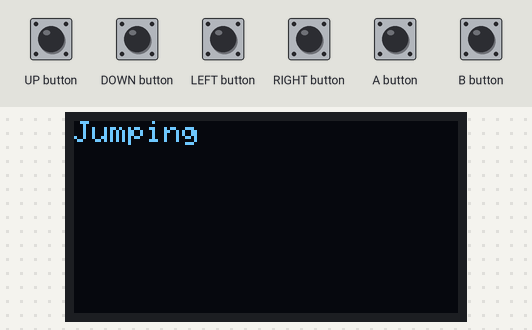
The sketch below on a simulated Arduboy, built with avr-gcc and run on an emulated ATmega32U4. Shown: 128×64 one-colour display. The inputs (shaded band) are chosen by the test bench.

Above: at 1.2 s.
1.3 s: A button pressed for 1 s
At 3.7 s:
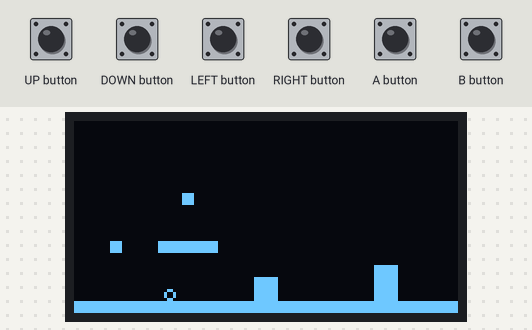
4.0 s: LEFT button pressed for 1 s
At 6.0 s:
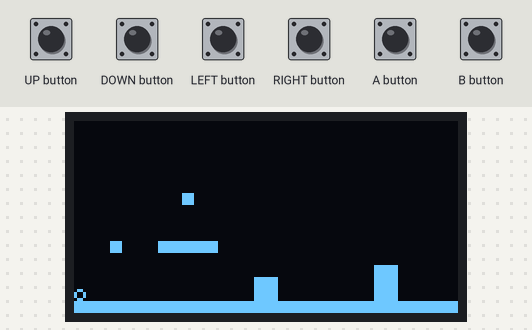
6.5 s: RIGHT button pressed for 0.15 s
At 7.3 s:
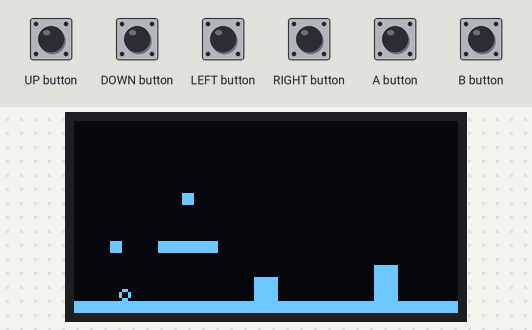
8.3 s: LEFT button pressed for 0.15 s
At 9.8 s:
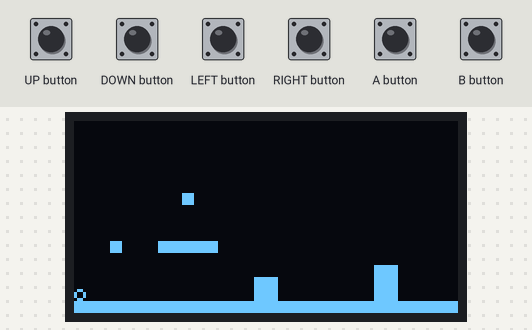
10.1 s: RIGHT button pressed for 1 s
At 10.56 s:
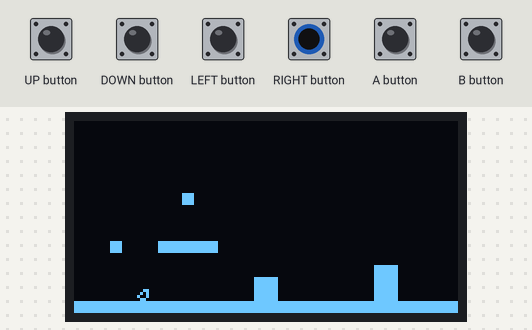
12.6 s: A button pressed for 0.15 s
At 13.06 s:
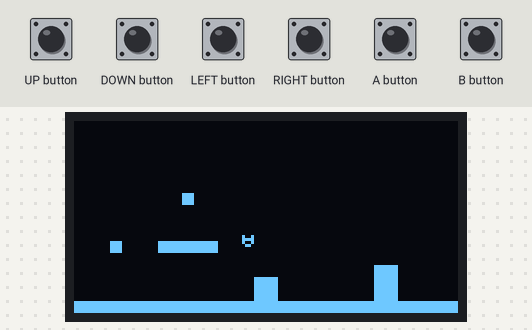
Timing chart, 0 to 15.4 s (numbered marks = the images above; inputs shaded):
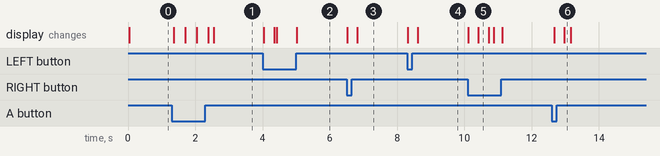

The sketch:

Jumping.ino
```cpp
#include <Arduboy2.h>
#include "maps.h"
#include "anims.h"
#include "movement.h"

void setup()
{
    // put your setup code here, to run once:
    arduboy.begin();
    arduboy.setFrameRate(FRAMERATE);
    level = &OneDashOne;
}

void loop()
{
    arduboy.pollButtons();

    if (!arduboy.nextFrame())
    {
        return;
    }
    arduboy.clear();

    switch (gamestate)
    {
    case TITLE_SCREEN:
        titleScreen();
        break;
    case LEVEL_SPLASH:
        levelSplash();
        break;
    case GAME_PLAY:
        gameplay();
        break;
    case GAME_OVER:
        gameOver();
        break;
    }
    arduboy.display();
}

void titleScreen()
{
    arduboy.print("Jumping");
    if (arduboy.pressed(A_BUTTON))
    {
        arduboy.initRandomSeed();
        gamestate = GAME_PLAY;
    }
}

void levelSplash()
{
    arduboy.print(levelNames[currentLevel]);
    if (framesLevelSplash >= MAX_FRAMES_LEVEL_SPLASH)
    {
        gamestate = GAME_PLAY;
        framesLevelSplash = 0;
        return;
    }
    framesLevelSplash++;
}

void gameplay()
{
    move();
    scroll();
    draw(scrollX);
}

void scroll()
{
    if (velocityX > 0 && playerX >= 64 && playerX + scrollX > 64 && scrollX - velocityX > -385)
    {
        scrollX -= velocityX;
    }
    else if (velocityX < 0 && playerX >= 18 && playerX + scrollX < 18 && scrollX - velocityX <= 0)
    {
        scrollX -= velocityX;
    }
}

void draw(int16_t scroll)
{
    drawBackground(scroll);
    drawPlayer(scroll);
}

void drawBackground(int16_t scroll)
{
    for (short y = 0; y < FIELD_HEIGHT; y++)
    {
        for (int16_t x = (0 - (divideByTileSize(scroll)) - 1); x < (divideByTileSize(WIDTH) + (divideByTileSize(-scroll)) + 1); x++)
        {
            arduboy.fillRect((int16_t)(x * TILE_SIZE + scrollX), y * TILE_SIZE, TILE_SIZE, TILE_SIZE, readFromLevel(x, y));
        }
    }
}

void drawPlayer(int16_t scroll)
{
    short frame = ANIM_IDLE;

    if (velocityY < 0)
    {
        frame = ANIM_UP;
    }
    else if (velocityY > 0)
    {
        frame = ANIM_DOWN;
    }
    else if (arduboy.pressed(RIGHT_BUTTON))
    {
        frame = ANIM_RIGHT;
    }
    else if (arduboy.pressed(LEFT_BUTTON))
    {
        frame = ANIM_LEFT;
    }

    Sprites::drawSelfMasked(playerX + scroll, playerY, blobAnim, frame);
}

void gameOver()
{
    arduboy.print("You lost");
    if (arduboy.justPressed(A_BUTTON))
    {
        gamestate = TITLE_SCREEN;
    }
}
```

anims.h
```cpp
const unsigned char PROGMEM blobAnim[] =
    {
        // width, height,
        4,
        4,
        0x06,
        0x09,
        0x09,
        0x06,
        0x07,
        0x09,
        0x0a,
        0x04,
        0x04,
        0x0a,
        0x09,
        0x07,
        0x0e,
        0x05,
        0x05,
        0x0e,
        0x07,
        0x0a,
        0x0a,
        0x07,
};
```

globals.h
```cpp
#include <Arduboy2.h>
#ifndef GLOBALS_H
#define GLOBALS_H
#define TILE_SIZE 4
#define FIELD_HEIGHT HEIGHT / TILE_SIZE
#define FIELD_WIDTH 128
#define TITLE_SCREEN 0
#define LEVEL_SPLASH 1
#define GAME_PLAY 2
#define GAME_OVER 3
#define MAX_X_SPEED 3
#define JUMP_SPEED -6
#define FRAMERATE 30
#define ANIM_IDLE 0
#define ANIM_RIGHT 2
#define ANIM_LEFT 1
#define ANIM_UP 3
#define ANIM_DOWN 4
#define MAX_FRAMES_LEVEL_SPLASH 100

Arduboy2 arduboy;

short gamestate = TITLE_SCREEN;
short velocityX = 0;
short velocityY = 0;
int16_t playerX = 30;
short playerY = 56;
int16_t scrollX = 0;
bool slowdown = true;
const float tileSizeMultiplier = 0.25f;
short framesLevelSplash = 0;
String levelNames[] = {"1-1"};
short currentLevel = 0;
const byte (*level)[16][32];
#endif
```

levelReading.h
```cpp
#include "globals.h"
#ifndef LEVELREADING_H
#define LEVELREADING_H
byte readTileBitsFromByte(byte toRead, short tilePosition)
{
    byte shifted = toRead << tilePosition * 2;
    shifted = shifted >> 6;
    return shifted;
}

byte readFromLevel(int16_t x, short y)
{
    int16_t xByte = x / 4;
    byte readByte = pgm_read_byte(&((*level))[y][xByte]);

    return readTileBitsFromByte(readByte, x % 4);
}


int16_t divideByTileSize(int16_t input)
{
    return (int16_t)(input * tileSizeMultiplier);
}

#endif
```

maps.h
```cpp
#include <Arduboy2.h>
#ifndef MAPS_H
#define MAPS_H
const byte OneDashOne[16][32] PROGMEM =
    {
        {
            0b00000000,
            0b00000000,
            0b00000000,
            0b00000000,
            0b00000000,
            0b00000000,
            0b00000000,
            0b00000000,
            0b00000000,
            0b00000000,
            0b00000000,
            0b00000000,
            0b00000000,
            0b00000000,
            0b00000000,
            0b00000000,
            0b00000000,
            0b00000000,
            0b00000000,
            0b00000000,
            0b00000000,
            0b00000000,
            0b00000000,
            0b00000000,
            0b00000000,
            0b00000000,
            0b00000000,
            0b00000000,
            0b00000000,
            0b00000000,
            0b00000000,
            0b00000000,
        },
        {
            0b00000000,
            0b00000000,
            0b00000000,
            0b00000000,
            0b00000000,
            0b00000000,
            0b00000000,
            0b00000000,
            0b00000000,
            0b00000000,
            0b00000000,
            0b00000000,
            0b00000000,
            0b00000000,
            0b00000000,
            0b00000000,
            0b00000000,
            0b00000000,
            0b00000000,
            0b00000000,
            0b00000000,
            0b00000000,
            0b00000000,
            0b00000000,
            0b00000000,
            0b00000000,
            0b00000000,
            0b00000000,
            0b00000000,
            0b00000000,
            0b00000000,
            0b00000000,
        },
        {
            0b00000000,
            0b00000000,
            0b00000000,
            0b00000000,
            0b00000000,
            0b00000000,
            0b00000000,
            0b00000000,
            0b00000000,
            0b00000000,
            0b00000000,
            0b00000000,
            0b00000000,
            0b00000000,
            0b00000000,
            0b00000000,
            0b00000000,
            0b00000000,
            0b00000000,
            0b00000000,
            0b00000000,
            0b00000000,
            0b00000000,
            0b00000000,
            0b00000000,
            0b00000000,
            0b00000000,
            0b00000000,
            0b00000000,
            0b00000000,
            0b00000000,
            0b00000000,
        },
        {
            0b00000000,
            0b00000000,
            0b00000000,
            0b00000000,
            0b00000000,
            0b00000000,
            0b00000000,
            0b00000000,
            0b00000000,
            0b00000000,
            0b00000000,
            0b00000000,
            0b00000000,
            0b00000000,
            0b00000000,
            0b00000000,
            0b00000000,
            0b00000000,
            0b00000000,
            0b00000000,
            0b00000000,
            0b00000000,
            0b00000000,
            0b00000000,
            0b00000000,
            0b00000000,
            0b00000000,
            0b00000000,
            0b00000000,
            0b00000000,
            0b00000000,
            0b00000000,
        },
        {
            0b00000000,
            0b00000000,
            0b00000000,
            0b00000000,
            0b00000000,
            0b00000000,
            0b00000000,
            0b00000000,
            0b00000000,
            0b00000000,
            0b00000000,
            0b00000000,
            0b00000000,
            0b00000000,
            0b00000000,
            0b00000000,
            0b00000000,
            0b00000000,
            0b00000000,
            0b00000000,
            0b00000000,
            0b00000000,
            0b00000000,
            0b00000000,
            0b00000000,
            0b00000000,
            0b00000000,
            0b00000000,
            0b00000000,
            0b00000000,
            0b00000000,
            0b00000000,
        },
        {
            0b00000000,
            0b00000000,
            0b00000000,
            0b00000000,
            0b00000000,
            0b00000000,
            0b00000000,
            0b00000000,
            0b00000000,
            0b00000000,
            0b00000000,
            0b00000000,
            0b00000000,
            0b00000000,
            0b00000000,
            0b00000000,
            0b00000000,
            0b00000000,
            0b00000000,
            0b00000000,
            0b00000000,
            0b00000000,
            0b00000000,
            0b00000000,
            0b00000000,
            0b00000000,
            0b00000000,
            0b00000000,
            0b00000000,
            0b00000000,
            0b00000000,
            0b00000000,
        },
        {
            0b00000000,
            0b00000000,
            0b00010000,
            0b00000000,
            0b00000000,
            0b00000000,
            0b00000000,
            0b00000000,
            0b00000000,
            0b00000000,
            0b00000000,
            0b00000000,
            0b00000000,
            0b00000000,
            0b00000000,
            0b00000000,
            0b00000000,
            0b00000000,
            0b00000000,
            0b00000000,
            0b00000000,
            0b00000000,
            0b00000000,
            0b00000000,
            0b00000000,
            0b00000000,
            0b00000000,
            0b00000000,
            0b00000000,
            0b00000000,
            0b00000000,
            0b00000000,
        },
        {
            0b00000000,
            0b00000000,
            0b00000000,
            0b00000000,
            0b00000000,
            0b00000000,
            0b00000000,
            0b00000000,
            0b00000000,
            0b00000000,
            0b00000000,
            0b00000000,
            0b00000000,
            0b00000000,
            0b00000000,
            0b00000000,
            0b00010101,
            0b01010101,
            0b01000000,
            0b01010100,
            0b00000000,
            0b00000000,
            0b00000000,
            0b00010000,
            0b00000000,
            0b00000000,
            0b01010100,
            0b00000001,
            0b01010100,
            0b00000000,
            0b00000000,
            0b00000000,
        },
        {
            0b00000000,
            0b00000000,
            0b00000000,
            0b00000000,
            0b00000000,
            0b00000000,
            0b00000000,
            0b00000000,
            0b00000000,
            0b00000000,
            0b00000000,
            0b00000000,
            0b00000000,
            0b00000000,
            0b00000000,
            0b00000000,
            0b00000000,
            0b00000000,
            0b00000000,
            0b00000000,
            0b00000000,
            0b00000000,
            0b00000000,
            0b00000000,
            0b00000000,
            0b00000000,
            0b00000000,
            0b00000000,
            0b00000000,
            0b00000000,
            0b00000000,
            0b00000000,
        },
        {
            0b00000000,
            0b00000000,
            0b00000000,
            0b00000000,
            0b00000000,
            0b00000000,
            0b00000000,
            0b00000000,
            0b00000000,
            0b00000000,
            0b00000000,
            0b00000000,
            0b00000000,
            0b00000000,
            0b00000000,
            0b00000000,
            0b00000000,
            0b00000000,
            0b00000000,
            0b00000000,
            0b00000000,
            0b00000000,
            0b00000000,
            0b00000000,
            0b00000000,
            0b00000000,
            0b00000000,
            0b00000000,
            0b00000000,
            0b00000000,
            0b00000000,
            0b00000000,
        },
        {
            0b00000001,
            0b00000001,
            0b01010101,
            0b00000000,
            0b00000000,
            0b00000000,
            0b00000000,
            0b00000000,
            0b00000000,
            0b00000000,
            0b00000000,
            0b00000000,
            0b00000000,
            0b00000000,
            0b00000000,
            0b00000000,
            0b00000000,
            0b00000000,
            0b00000000,
            0b00000000,
            0b00000000,
            0b00000000,
            0b00000000,
            0b00000000,
            0b00000000,
            0b00000000,
            0b00000000,
            0b00000000,
            0b00000000,
            0b00000000,
            0b00000000,
            0b00000000,
        },
        {
            0b00000000,
            0b00000000,
            0b00000000,
            0b00000000,
            0b00000000,
            0b00000000,
            0b00000000,
            0b00000000,
            0b00010100,
            0b00000000,
            0b00000001,
            0b01000000,
            0b00000000,
            0b00000000,
            0b00000000,
            0b00000101,
            0b01000000,
            0b00000000,
            0b00000000,
            0b00000100,
            0b00000000,
            0b01010000,
            0b00000100,
            0b00010000,
            0b01000000,
            0b00000100,
            0b00000000,
            0b00000000,
            0b01010000,
            0b00000001,
            0b00000100,
            0b00000000,
        },
        {
            0b00000000,
            0b00000000,
            0b00000000,
            0b00000000,
            0b00000000,
            0b00000000,
            0b00010100,
            0b00000000,
            0b00010100,
            0b00000000,
            0b00000001,
            0b01000000,
            0b00000000,
            0b00000000,
            0b00000000,
            0b00000000,
            0b00000000,
            0b00000000,
            0b00000000,
            0b00000000,
            0b00000000,
            0b00000000,
            0b00000000,
            0b00000000,
            0b00000000,
            0b00000000,
            0b00000000,
            0b00000000,
            0b00000000,
            0b00000101,
            0b00000101,
            0b00000000,
        },
        {
            0b00000000,
            0b00000000,
            0b00000000,
            0b00000001,
            0b01000000,
            0b00000000,
            0b00010100,
            0b00000000,
            0b00010100,
            0b00000000,
            0b00000001,
            0b01000000,
            0b00000000,
            0b00000000,
            0b00000000,
            0b00000000,
            0b00000000,
            0b00000000,
            0b00000000,
            0b00000000,
            0b00000000,
            0b00000000,
            0b00000000,
            0b00000000,
            0b00000000,
            0b00000000,
            0b00000000,
            0b00000000,
            0b00000000,
            0b00010101,
            0b00000101,
            0b01000000,
        },
        {
            0b00000000,
            0b00000000,
            0b00000000,
            0b00000001,
            0b01000000,
            0b00000000,
            0b00010100,
            0b00000000,
            0b00010100,
            0b00000000,
            0b00000001,
            0b01000000,
            0b00000000,
            0b00000000,
            0b00000000,
            0b00000000,
            0b00000000,
            0b00000000,
            0b00000000,
            0b00000000,
            0b00000000,
            0b00000000,
            0b00000000,
            0b00000000,
            0b00000000,
            0b00000000,
            0b00000000,
            0b00000000,
            0b00000000,
            0b01010101,
            0b00000101,
            0b01010000,
        },
        {
            0b01010101,
            0b01010101,
            0b01010101,
            0b01010101,
            0b01010101,
            0b01010101,
            0b01010101,
            0b01010101,
            0b01010101,
            0b01010101,
            0b01010101,
            0b01010101,
            0b01010101,
            0b01010101,
            0b01010000,
            0b01010101,
            0b01010101,
            0b01010101,
            0b01010100,
            0b00000101,
            0b01010101,
            0b01010101,
            0b01010101,
            0b01010101,
            0b01010101,
            0b01010101,
            0b01010101,
            0b01010101,
            0b01010101,
            0b01010101,
            0b01010101,
            0b01010101,
        },
};
#endif
```

Source omitted: movement.h (3885 bytes)

Measured:
- after the input at 1.3 s, the display: first changes after 0.07 s (image 1 shows a later state)
- after the input at 4.0 s, the display: first changes at once (image 2 shows a later state)
- after the input at 6.5 s, the display: first changes at once (image 3 shows a later state)
- after the input at 8.3 s, the display: first changes at once (image 4 shows a later state)
- after the input at 10.1 s, the display: first changes at once (image 5 shows a later state)
- after the input at 12.6 s, the display: first changes after 0.07 s (image 6 shows a later state)
